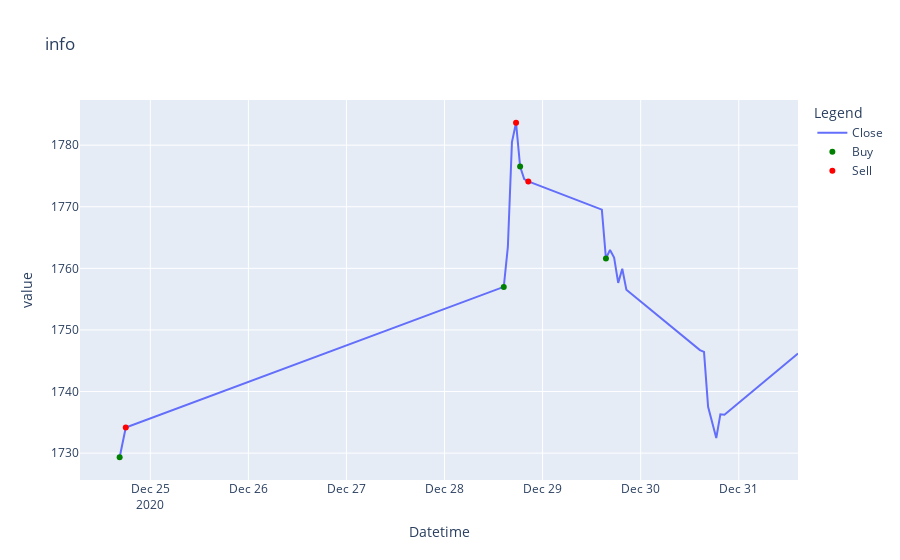

Notebook source saved alongside this figure:
### Code cell
det_tst = Time_Series_Transformer.from_pandas(det,'Datetime',None)
det_tst.plot(["Close"],'info').add_marker(
    x = buySignal['Datetime'],
    y = buySignal['Buy'],color = 'green',
    legendName = 'Buy').add_marker(
    x = sellSignal['Datetime'],
    y = sellSignal['Sell'],color = 'red',
    legendName = 'Sell')

### Figure 1 — Plotly figure (JSON) as saved in the notebook; plotly's stock layout.template omitted (floating-point values rounded to 4 significant figures)
{"data": [{"name": "Close", "showlegend": true, "type": "scatter", "x": ["2020-12-24 16:30:00", "2020-12-24 18:00:00", "2020-12-28 14:30:00", "2020-12-28 15:30:00", "2020-12-28 16:30:00", "2020-12-28 17:30:00", "2020-12-28 18:30:00", "2020-12-28 19:30:00", "2020-12-28 20:30:00", "2020-12-29 14:30:00", "2020-12-29 15:30:00", "2020-12-29 16:30:00", "2020-12-29 17:30:00", "2020-12-29 18:30:00", "2020-12-29 19:30:00", "2020-12-29 20:30:00", "2020-12-30 14:30:00", "2020-12-30 15:30:00", "2020-12-30 16:30:00", "2020-12-30 17:30:00", "2020-12-30 18:30:00", "2020-12-30 19:30:00", "2020-12-30 20:30:00", "2020-12-31 14:30:00"], "y": [1729.0, 1734.0, 1757.0, 1763.0, 1781.0, 1784.0, 1777.0, 1774.0, 1774.0, 1770.0, 1762.0, 1763.0, 1762.0, 1758.0, 1760.0, 1757.0, 1747.0, 1746.0, 1738.0, 1735.0, 1732.0, 1736.0, 1736.0, 1746.0]}, {"marker": {"color": "green", "symbol": "circle"}, "mode": "markers", "name": "Buy", "showlegend": true, "type": "scatter", "x": ["2020-12-24 16:30:00", "2020-12-28 14:30:00", "2020-12-28 18:30:00", "2020-12-29 15:30:00"], "y": [1729.0, 1757.0, 1777.0, 1762.0]}, {"marker": {"color": "red", "symbol": "circle"}, "mode": "markers", "name": "Sell", "showlegend": true, "type": "scatter", "x": ["2020-12-24 18:00:00", "2020-12-28 17:30:00", "2020-12-28 20:30:00"], "y": [1734.0, 1784.0, 1774.0]}], "layout": {"legend": {"title": {"text": "Legend"}}, "title": {"text": "info"}, "xaxis": {"title": {"text": "Datetime"}}, "yaxis": {"title": {"text": "value"}}}}
